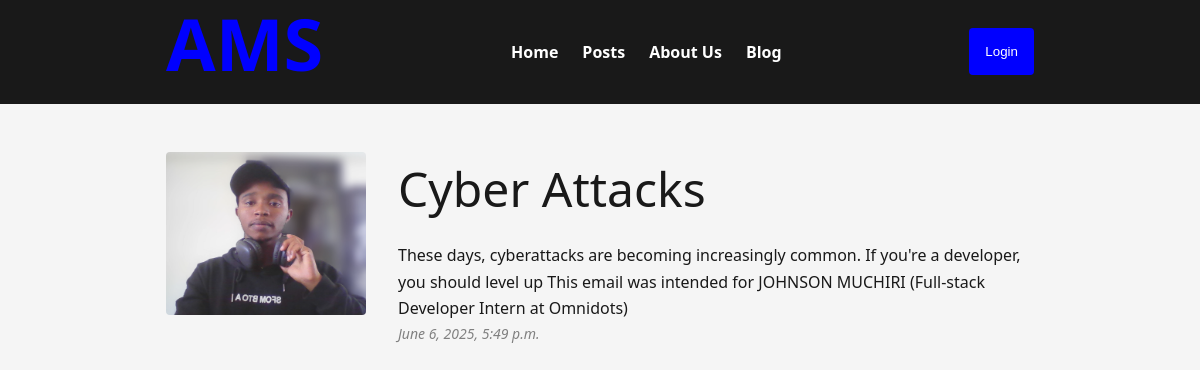
Screenshot of /posts/5/ with the database file from the repository.
### posts/models.py (models this page shows, shortened)
class Post(models.Model):
    title = models.CharField(max_length=100)
    body=models.TextField()
    slug = models.SlugField(default="this-is-a-post")
    banner = models.ImageField(default='kcnp.png', blank=True)
    created_at=models.DateTimeField(auto_now_add=True)
    class Meta:
        verbose_name='Post'
        verbose_name_plural='Posts'
        ordering=['created_at']

### posts/views.py (the view)
# urls.py: path('<int:post_id>/', views.get_post, name="post")
def get_post(request, post_id):
    post = get_object_or_404(Post, pk=post_id)
    return render(request, 'posts/get_post.html', {'post':post})

### posts/templates/posts/get_post.html (shortened to what this page needs)
{% extends 'layout.html' %}
{% block content %}
    <div class="container" style="display:flex;gap:2rem;">
        <div style="display:relative;width:200px; height:200px;border-radius:0.125rem;">
            <img src="{{post.banner.url}}" style="display:absolute; inset:0; max-width:200px; max-height:200px; border-radius:0.25rem;" alt="{{post.title}}"/>
        </div>
        <article>
            <h4>{{post.title}}</h4>
            <p>{{post.body}}</p>
            <p style="font-size:14px; font-style:italic;color:gray;">{{post.created_at}}</p>
        </article>
    </div>
{% endblock %}

### static/css/main.css (style rules this page uses)
* { margin:0; padding:0; box-sizing: border-box; }
html, body { font-family: system-ui, -apple-system, BlinkMacSystemFont, 'Segoe UI', Roboto, Oxygen, Ubuntu, Cantarell, 'Open Sans', 'Helvetica Neue', sans-serif; font-size: 1rem; line-height: 1.66; background-color: whitesmoke; color: #191919; }
.container { max-width: 900px; margin:0 auto; padding:0 1rem; }
h1,h2,h3,h4,h5,h6 { margin-bottom: 1rem; }
h4 { font-size: 48px; line-height: 1.55; font-weight: 500; }

### rows the page displays
Post: banner (picture), title "Cyber Attacks", body "These days, cyberattacks are becoming increasingly common. If you're a developer, you should level up This email was intended for JOHNSON MUCHIRI (Full-stack Developer Intern at Omnidots)", created_at "June 6, 2025, 5:49 p.m."
